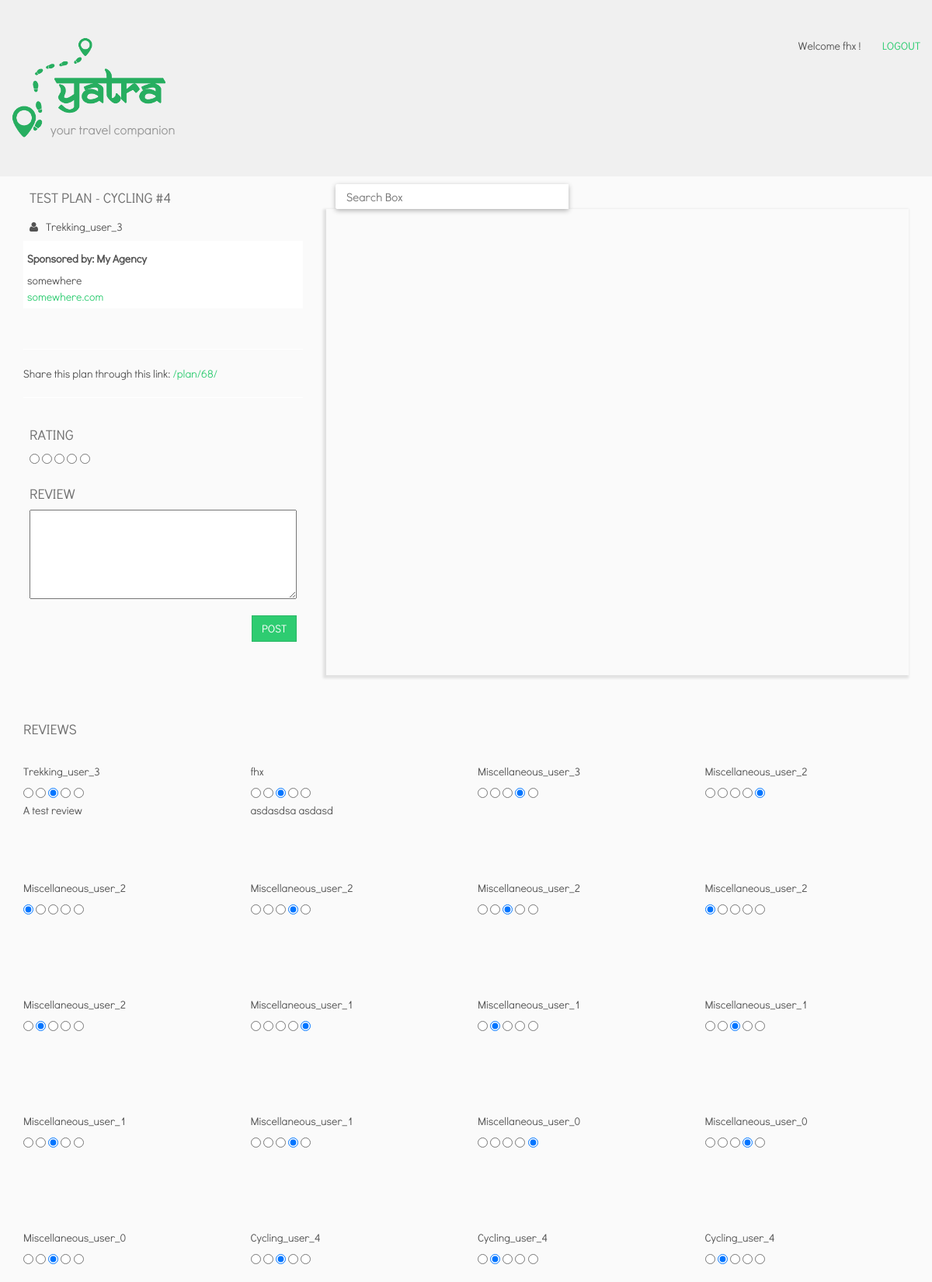
The page /plan/68/ (signed in, upper part) on the database its author committed.
### tour/models.py (models this page shows, shortened)
class Plan(models.Model):
    title = models.CharField(max_length=50)
    category = models.ForeignKey(Category)
    description = models.TextField(blank=True, default="")
    destination = models.ForeignKey(Destination)
    next_point = models.OneToOneField(TripPoint, null=True, blank=True,
                                      default=None)
    budget = models.IntegerField(null=True, blank=True, default=None)
    public = models.BooleanField(default=True)
    number_of_days = models.IntegerField(default=0)
    created_by = models.ForeignKey(User)
    created_at = models.DateTimeField(auto_now_add=True)

class Agency(models.Model):
    user = models.OneToOneField(User)
    title = models.CharField(max_length=100)
    address = models.TextField(blank=True, default="")
    phone = models.CharField(max_length=25, null=True, blank=True,
                             default=None)
    website = models.CharField(max_length=200, null=True, blank=True,
                               default=None)
    score = models.IntegerField(default=5, validators=[MinValueValidator(0),
                                MaxValueValidator(5)])
    class Meta:
        verbose_name_plural = "agencies"

class Review(models.Model):
    plan = models.ForeignKey(Plan)
    text = models.TextField(blank=True, default="")
    rating = models.IntegerField(validators=[MinValueValidator(0),
                                             MaxValueValidator(5)])
    posted_by = models.ForeignKey(User)
    posted_at = models.DateTimeField(auto_now_add=True)
    class Meta:
        unique_together = ('plan', 'posted_by',)
    @staticmethod
    def get_average_rating(plan):
        ratings = Review.objects.filter(plan=plan).values_list('rating',
                                                               flat=True)
        return 0 if len(ratings) == 0 else sum(ratings)/len(ratings)

### tour/views.py (the view, shortened to what this page needs)
# urls.py: url(r'^plan/(?P<pk>\d+)/$', PlanView.as_view(), name="plan"),
class PlanView(View):
    @method_decorator(login_required)
    def get(self, request, pk):
        plan = Plan.objects.get(pk=pk)
        plan.rating = Review.get_average_rating(plan)
        points = []
        point = plan.next_point
        while point:
            points.append(point)
            point = point.next_point
        try:
            review = Review.objects.get(plan=plan, posted_by=request.user)
        except:
            review = None
        try:
            agency = Agency.objects.get(user=plan.created_by)
        except:
            agency = None
        return render(request, 'tour/plan.html', {
            'plan': plan,
            'edit': plan.created_by == request.user,
            'points': points,
            'review': review,
            'agency': agency,
            'all_reviews': Review.objects.all().order_by('-posted_at'),
        })

### tour/templates/tour/plan.html (shortened to what this page needs)
{% extends 'base.html' %}
{% load staticfiles %}
{% block headblock %}
<link rel="stylesheet" type="text/css" href="{% static 'css/rating.css' %}">
<link rel="stylesheet" type="text/css" href="{% static 'css/map.css' %}">
<link rel="stylesheet" type="text/css" href="{% static 'css/plan.css' %}">
{% endblock %}
{% block bodyblock %}
<div class="section" id="header-section">
    <div class="container">
        {% include 'tour/title-wrapper.html' %}
    </div>
</div>
<div class="section" id="body-section">
    <div class="container">
        <div class="row">
            <div class="col-md-4">
                <h4 id="title" {% if edit %} contenteditable="true" placeholder="Enter Title" {% endif %}>{{ plan.title }}</h4>
                <div id="created-by"><i class="fa fa-user"></i>{{plan.created_by}}</div>
                {% if agency %}
                <div style="background-color:white; padding:5px;">
                    <h5><strong>Sponsored by: {{agency.title}}</strong></h5>
                    <div>{{agency.address}}</div>
                    <div><a href="{{agency.website}}" style="text-transform:lowercase;">{{agency.website}}</a></div>
                </div>
                {% endif %}
                <div id="description" {% if edit %} contenteditable="true" placeholder="Enter Description" {% endif %}>{{ plan.description|safe }}</div>
                <div id="trip-points-wrapper">
                </div>
                <hr>
                <div>
                    Share this plan through this link:
                    <a href="{{request.get_full_path}}" style="text-transform:lowercase;">{{request.get_full_path}}</a>
                </div>
                <hr>
                {% if not edit %}
                <div style="padding:8px;">
                    <h4 class="bottom-label">Rating</h4>
                    <div id="rate-container">
                        <input type="radio" name="rating" class="rating" value="1" {% if review and review.rating == 1 %} checked {% endif %}/>
                        <input type="radio" name="rating" class="rating" value="2" {% if review and review.rating == 2 %} checked {% endif %}/>
                        <input type="radio" name="rating" class="rating" value="3" {% if review and review.rating == 3 %} checked {% endif %}/>
                        <input type="radio" name="rating" class="rating" value="4" {% if review and review.rating == 4 %} checked {% endif %}/>
                        <input type="radio" name="rating" class="rating" value="5" {% if review and review.rating == 5 %} checked {% endif %}/>
                    </div>
                    <h4>Review</h4>
                    <textarea id="review" style="width: 100%" rows="5">{% if review %}{{review.text}}{% endif %}</textarea>
                    <div>
                        <button id="post-review" class='btn btn-primary pull-right' style="margin-top: 16px;">Post</button>
                    </div>
                </div>
                {% endif %}
            </div>
            <div class="col-md-8">
                <div class="row">
                    <div class="col-md-12">
                        <input id="pac-input" class="controls" type="text" placeholder="Search Box">
                        <div id="map" oncontextmenu="return false;"></div>
                    </div>
                </div>
            </div>
        </div>
        <div id="review-block">
            <h4>Reviews</h4>
            <div class="row">
                {% for rev in all_reviews %}
                <div class="col-md-3">
                    <div class="review">
                        <h5>{{rev.posted_by}}</h5>
                        <div id="rate-container-{{forloop.counter}}">
                            <input type="radio" name="rating-{{forloop.counter}}" class="rating-disabled" value="1" {% if rev.rating == 1 %} checked {% endif %}/>
                            <input type="radio" name="rating-{{forloop.counter}}" class="rating-disabled" value="2" {% if rev.rating == 2 %} checked {% endif %}/>
                            <input type="radio" name="rating-{{forloop.counter}}" class="rating-disabled" value="3" {% if rev.rating == 3 %} checked {% endif %}/>
                            <input type="radio" name="rating-{{forloop.counter}}" class="rating-disabled" value="4" {% if rev.rating == 4 %} checked {% endif %}/>
                            <input type="radio" name="rating-{{forloop.counter}}" class="rating-disabled" value="5" {% if rev.rating == 5 %} checked {% endif %}/>
                        </div>
                        <div class="review-text">{{rev.text|safe}}</div>
                    </div>
                </div>
                {% endfor %}
            </div>
        </div>
    </div>
</div>
{% endblock %}

### tour/templates/tour/title-wrapper.html
{% load staticfiles %}
<div id="title-wrapper">
    <div class="row">
        <div class="pull-right">
            <span id="greeting-msg">Welcome {{ request.user.username }} !</span>
            <a href="{% url 'logout' %}" >Logout</a>
        </div>
        <a href="{% url 'dashboard' %}"><img id="yatra-logo" src="{% static 'img/logo-green.png' %}"></a>
        <div id="slogan">your travel companion</div>
    </div>
</div>

### static/css/common.css (style rules this page uses)
body { font-family: 'Didact Gothic', sans-serif; }
input[type="submit"], button, a { text-transform: uppercase; font-weight: 500; }
.fa { margin-right: 10px; }

### static/css/map.css (style rules this page uses)
#map { width: 100%; height: 600px; }

### static/css/plan.css (style rules this page uses)
body { line-height: 1.5; }
#yatra-logo { width: 200px; }
#slogan { font-size: 1.2em; margin-left: 50px; margin-top: -24px; color: #969696; }
#header-section { background-color: #f0f0f0; padding: 24px 0px; }
#title-wrapper { padding: 24px 0px; }
#title-wrapper #greeting-msg { margin-right: 24px; }
h4 { color: #717171; text-transform: uppercase; }
#title { padding: 8px; }
#rating, #description, #created-by { padding: 8px; }
#created-by { margin-top: -10px; }
#trip-points-wrapper { padding: 8px; }
#rate-container { margin-bottom: 24px; }
#review { padding: 4px 8px; }
#map { box-shadow: -2px 2px 3px 2px rgba(0, 0, 0, 0.1); }
.controls { margin-top: 10px; border: 1px solid transparent; border-radius: 2px 0 0 2px; box-sizing: border-box; -moz-box-sizing: border-box; height: 32px; outline: none; box-shadow: 0 2px 6px rgba(0, 0, 0, 0.3); }
#pac-input { background-color: #fff; font-size: 15px; margin-left: 12px; padding: 0 11px 0 13px; text-overflow: ellipsis; width: 300px; }
.review { padding: 16px 0px; min-height: 150px; }
#review-block { padding-top: 50px; }

### rows shown on the page
Plan: title "TEST PLAN - CYCLING #4", created_by "Trekking_user_3"
Agency: title "My Agency", address "somewhere", website "somewhere.com"
Review: posted_by "Trekking_user_3", rating "☑", text "A test review"
Review: posted_by "fhx", rating "☑", text "asdasdsa asdasd"
Review: posted_by "Miscellaneous_user_3", rating "☑"
Review: posted_by "Miscellaneous_user_2", rating "☑"
Review: posted_by "Miscellaneous_user_2", rating "☑"
Review: posted_by "Miscellaneous_user_2", rating "☑"
Review: posted_by "Miscellaneous_user_2", rating "☑"
Review: posted_by "Miscellaneous_user_2", rating "☑"
Review: posted_by "Miscellaneous_user_2", rating "☑"
Review: posted_by "Miscellaneous_user_1", rating "☑"
Review: posted_by "Miscellaneous_user_1", rating "☑"
Review: posted_by "Miscellaneous_user_1", rating "☑"
Review: posted_by "Miscellaneous_user_1", rating "☑"
Review: posted_by "Miscellaneous_user_1", rating "☑"
Review: posted_by "Miscellaneous_user_0", rating "☑"
Review: posted_by "Miscellaneous_user_0", rating "☑"
Review: posted_by "Miscellaneous_user_0", rating "☑"
Review: posted_by "Cycling_user_4", rating "☑"
Review: posted_by "Cycling_user_4", rating "☑"
Review: posted_by "Cycling_user_4", rating "☑"

### other values the page prints
{{ request.user.username }} "fhx"
{{ request.get_full_path }} "/plan/68/"
